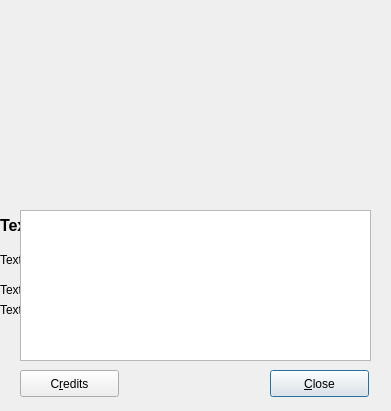
<?xml version="1.0" encoding="UTF-8"?>
<ui version="4.0">
 <class>aboutDialog</class>
 <widget class="QDialog" name="aboutDialog">
  <property name="enabled">
   <bool>true</bool>
  </property>
  <property name="geometry">
   <rect>
    <x>0</x>
    <y>0</y>
    <width>391</width>
    <height>411</height>
   </rect>
  </property>
  <property name="font">
   <font>
    <family>Ubuntu</family>
   </font>
  </property>
  <property name="windowTitle">
   <string>About</string>
  </property>
  <widget class="QPushButton" name="pushButton">
   <property name="geometry">
    <rect>
     <x>270</x>
     <y>370</y>
     <width>99</width>
     <height>27</height>
    </rect>
   </property>
   <property name="text">
    <string>&amp;Close</string>
   </property>
  </widget>
  <widget class="QLabel" name="appName">
   <property name="geometry">
    <rect>
     <x>0</x>
     <y>210</y>
     <width>381</width>
     <height>31</height>
    </rect>
   </property>
   <property name="text">
    <string>&lt;html&gt;&lt;head/&gt;&lt;body&gt;&lt;p&gt;&lt;span style=&quot; font-size:12pt; font-weight:600;&quot;&gt;TextLabel&lt;/span&gt;&lt;/p&gt;&lt;/body&gt;&lt;/html&gt;</string>
   </property>
   <property name="textFormat">
    <enum>Qt::RichText</enum>
   </property>
  </widget>
  <widget class="QLabel" name="appVersion">
   <property name="geometry">
    <rect>
     <x>0</x>
     <y>250</y>
     <width>381</width>
     <height>20</height>
    </rect>
   </property>
   <property name="text">
    <string>TextLabel</string>
   </property>
  </widget>
  <widget class="QLabel" name="appDescription">
   <property name="geometry">
    <rect>
     <x>0</x>
     <y>280</y>
     <width>381</width>
     <height>20</height>
    </rect>
   </property>
   <property name="text">
    <string>TextLabel</string>
   </property>
  </widget>
  <widget class="QLabel" name="appUrl">
   <property name="geometry">
    <rect>
     <x>0</x>
     <y>300</y>
     <width>381</width>
     <height>20</height>
    </rect>
   </property>
   <property name="text">
    <string>TextLabel</string>
   </property>
   <property name="textFormat">
    <enum>Qt::RichText</enum>
   </property>
   <property name="openExternalLinks">
    <bool>true</bool>
   </property>
  </widget>
  <widget class="QLabel" name="appLogo">
   <property name="geometry">
    <rect>
     <x>90</x>
     <y>10</y>
     <width>200</width>
     <height>199</height>
    </rect>
   </property>
   <property name="sizePolicy">
    <sizepolicy hsizetype="Preferred" vsizetype="Preferred">
     <horstretch>0</horstretch>
     <verstretch>0</verstretch>
    </sizepolicy>
   </property>
   <property name="text">
    <string/>
   </property>
   <property name="pixmap">
    <pixmap resource="../Icons.qrc">:/pixmaps/pixmaps/logo.png</pixmap>
   </property>
  </widget>
  <widget class="QPushButton" name="pushButton_2">
   <property name="geometry">
    <rect>
     <x>20</x>
     <y>370</y>
     <width>99</width>
     <height>27</height>
    </rect>
   </property>
   <property name="text">
    <string>C&amp;redits</string>
   </property>
  </widget>
  <widget class="QTextEdit" name="creditsTextArea">
   <property name="enabled">
    <bool>true</bool>
   </property>
   <property name="geometry">
    <rect>
     <x>20</x>
     <y>210</y>
     <width>351</width>
     <height>151</height>
    </rect>
   </property>
   <property name="readOnly">
    <bool>true</bool>
   </property>
  </widget>
 </widget>
 <resources>
  <include location="../Icons.qrc"/>
 </resources>
 <connections/>
</ui>
